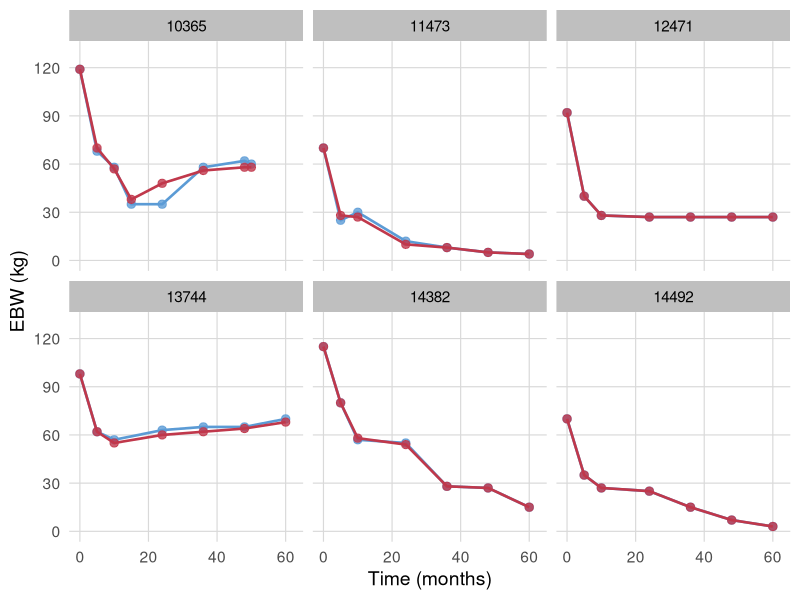

The R source for this figure:
library(ggplot2)

df = read.csv("data.csv")

df$patient_id = factor(df$patient_id, levels = c("10365", "11473", "12471", "13744", "14382", "14492"))

p = ggplot(df, aes(x = time_months)) +
  geom_line(aes(y = ebw_observed, color = "Observed"), linewidth = 0.9) +
  geom_point(aes(y = ebw_observed, color = "Observed"), size = 2.5, alpha = 0.8) +
  geom_line(aes(y = ebw_spline, color = "B-spline Fit"), linewidth = 0.9) +
  geom_point(aes(y = ebw_spline, color = "B-spline Fit"), size = 2.5, alpha = 0.8) +
  facet_wrap(~ patient_id, ncol = 3) +
  scale_color_manual(
    values = c("Observed" = "#5B9BD5", "B-spline Fit" = "#C0384B"),
    name = NULL
  ) +
  scale_x_continuous(breaks = c(0, 20, 40, 60), limits = c(0, 62)) +
  scale_y_continuous(breaks = c(0, 30, 60, 90, 120), limits = c(0, 130)) +
  labs(
    x = "Time (months)",
    y = "EBW (kg)"
  ) +
  theme_minimal(base_size = 14) +
  theme(
    strip.background = element_rect(fill = "grey75", color = NA),
    strip.text = element_text(size = 11, color = "black"),
    legend.position = "none",
    panel.grid.major = element_line(color = "grey85", linewidth = 0.4),
    panel.grid.minor = element_blank()
  )

ggsave("plot.png", p, width = 7, height = 5, dpi = 800)
